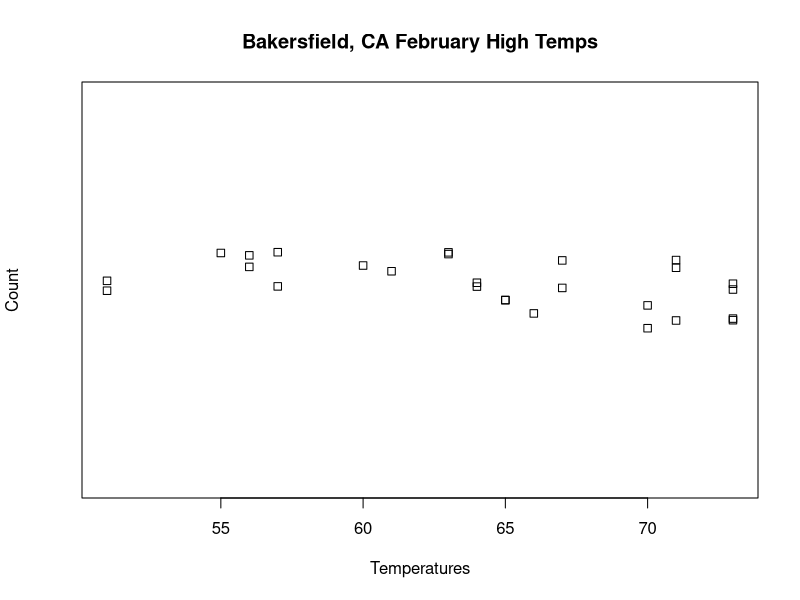
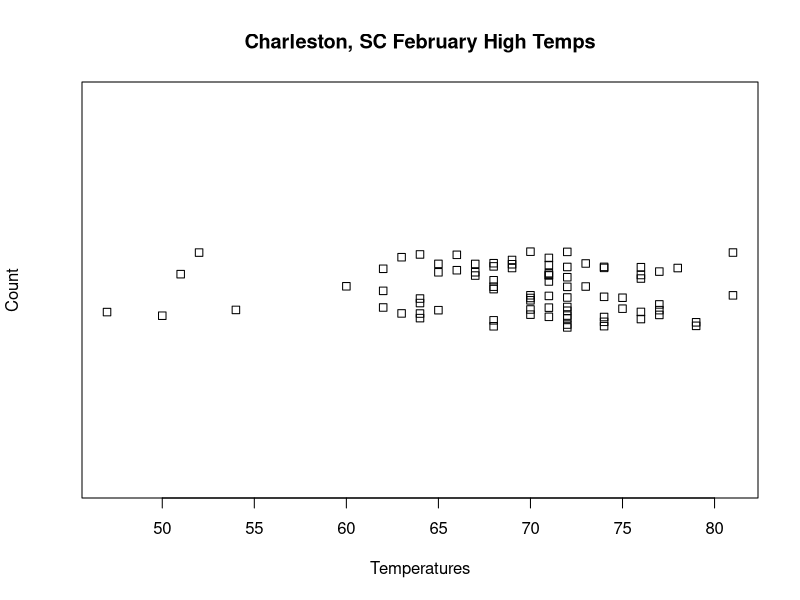
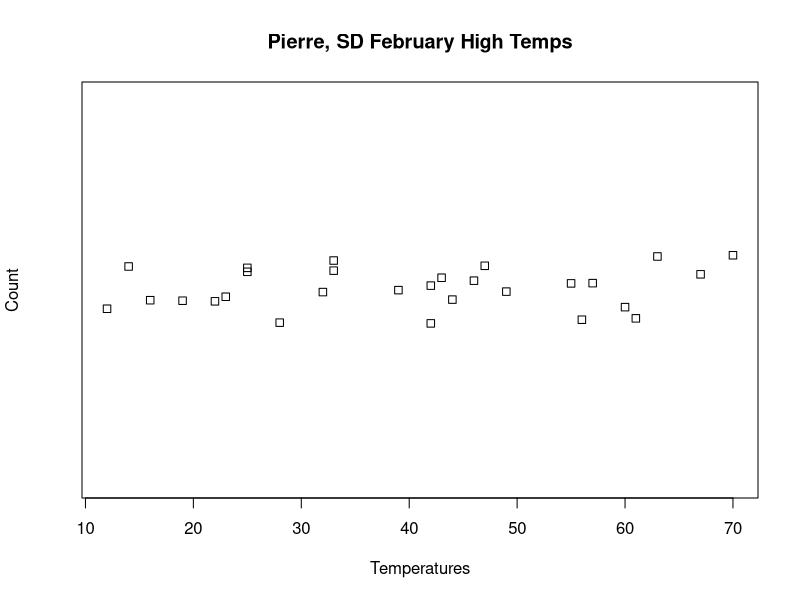

Recreate these plots in R, in order.
# Assignment: Assignment 2.2 DSC 520
# Name: Hill, Zach
# Date: 24MAR2019

# Load readr package

library(readr)

# Create variables for each city's csv

caweather <- read_csv("caweather.csv")
scweather <- read_csv("scweather.csv")
sdweather <- read_csv("sdweather.csv")

# Change column names from sdweather.csv to match other two csvs' names
names(sdweather) <- c("NAME", "DATE", "TMAX")

# Create stripchart for each city's weather conditions in February and
# print to PDF

caweather_chart <- stripchart(caweather$TMAX, method="jitter", main="Bakersfield, CA February High Temps",ylab="Count", xlab="Temperatures")
pdf('caweather.pdf')
caweather_chart
dev.off()

scweather_chart <- stripchart(scweather$TMAX, method="jitter", main="Charleston, SC February High Temps",ylab="Count", xlab="Temperatures")
pdf('scweather.pdf')
scweather_chart
dev.off()

sdweather_chart <- stripchart(sdweather$TMAX, method="jitter", main="Pierre, SD February High Temps",ylab="Count", xlab="Temperatures")
pdf('sdweather.pdf')
sdweather_chart
dev.off()

# Get average, max, and min temperature of each city in February

mean(caweather$TMAX)
# [1] 64.18519

max(caweather$TMAX)
# [1] 73

min(caweather$TMAX)
# [1] 51

sd(caweather$TMAX)
# [1] 6.900597

mean(scweather$TMAX)
# [1] 69.45238

max(scweather$TMAX)
# [1] 81

min(scweather$TMAX)
# [1] 47

sd(scweather$TMAX)
# [1] 6.623079
 
mean(sdweather$TMAX)
# [1] 40.10714

max(sdweather$TMAX)
# [1] 70

min(sdweather$TMAX)
# [1] 12

sd(sdweather$TMAX)
# [1] 17.01272

# Which city tended to have the highest temperatures in February?

# Charleston, SC had the highest average temperature in February as well as the
# highest max temperature.

# Which city tended to have the lowest temperatures? Describe how you can tell.

# Pierre, SD had the lowest average temperature as well as the lowest overall
# temperature. The mean() function in R can be used to generate the average
# numbers in a list, in this case the TMAX variable

# Which city had the most day-to-day consistency in its high temperatures in
# February? Which city had the least? Explain how you can tell.

# Charleston, SC had the most consistency in its' weather. sd() in R can be used
# to calculate the Standard Deviation of a range of values which tells us how
# far the values are from the mean.
